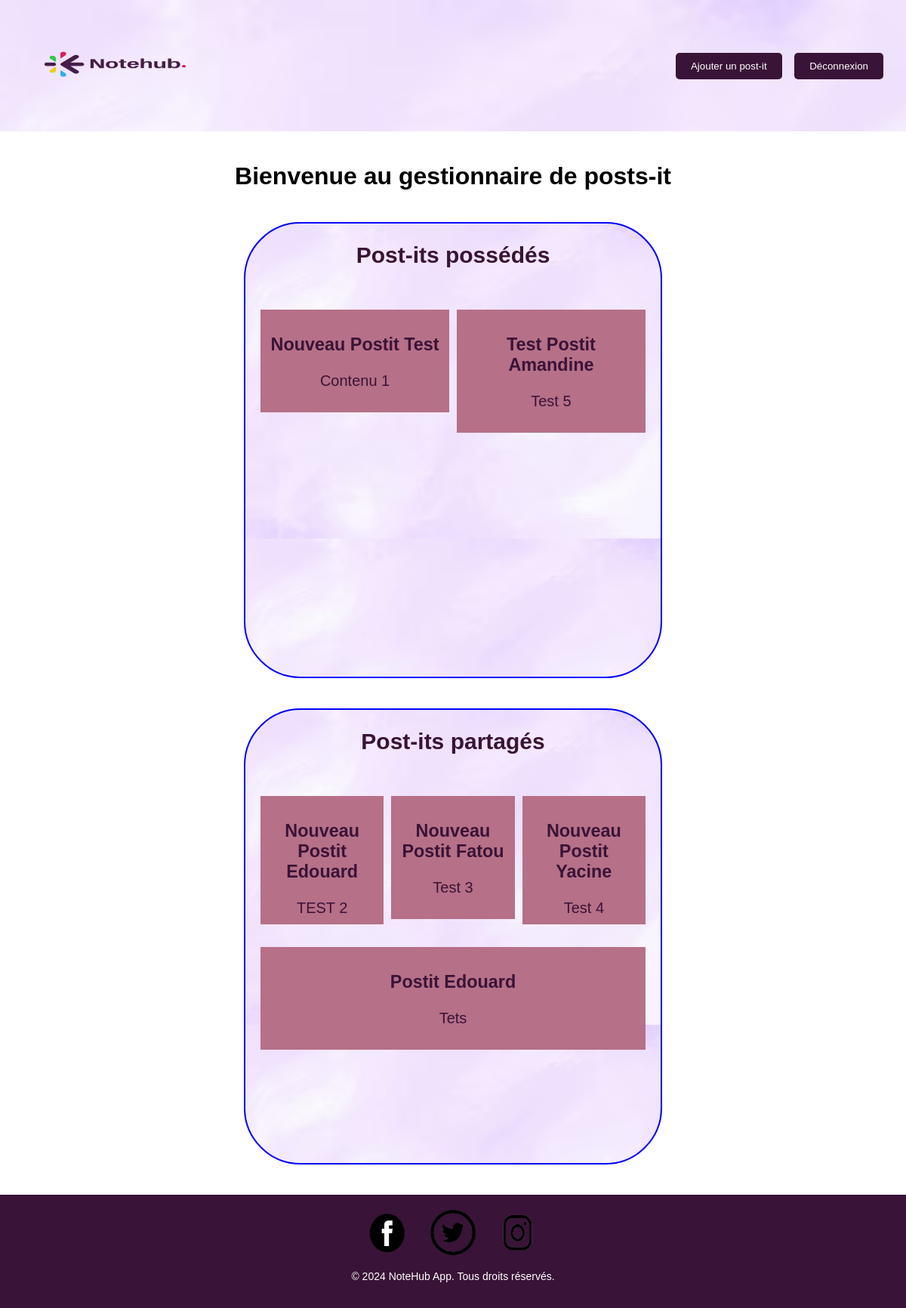
/vue/AccueilVue.php (signed in), run on the app's committed database.
### tables this page shows
CREATE TABLE POSTIT (
    IDPOSTIT INTEGER PRIMARY KEY AUTOINCREMENT,
    DATEDECREATION TEXT NOT NULL,
    TITRE TEXT NOT NULL,
    PSEUDO TEXT NOT NULL,
    LIBELLE TEXT NOT NULL,
    IDUSER INTEGER,
    FOREIGN KEY (IDUSER) REFERENCES USER(IDUSER)
);

### modele/PostitModel.php (called while the page is built, shortened)
<?php
class PostitModel {
    private $db;
    public function __construct() {
        $this->db = new PDO('sqlite:C:/laragon/www/ProjetTER/src/bdd/scrip.sqlite');
    }
    public function getUserPostits($userId) {
        $sql = "SELECT p.* FROM POSTIT p
                WHERE p.IDUSER = :userId";
        $stmt = $this->db->prepare($sql);
        $stmt->bindParam(':userId', $userId, PDO::PARAM_INT);
        $stmt->execute();
        return $stmt->fetchAll(PDO::FETCH_ASSOC);
    }
    public function getSharedPostits($userId) {
        $sql = "SELECT p.* FROM POSTIT p
                INNER JOIN Partage pa ON p.IDPOSTIT = pa.IDPOSTIT
                WHERE pa.IDUSER = :userId";
        $stmt = $this->db->prepare($sql);
        $stmt->bindParam(':userId', $userId);
        $stmt->execute();
        return $stmt->fetchAll(PDO::FETCH_ASSOC);
    }
}
?>

### vue/AccueilVue.php (the view, shortened to what this page needs)
<?php
require_once __DIR__ . '/../modele/PostitModel.php';
$postitModel = new PostitModel();
$allUserPostits = isset($_SESSION['userId']) ? $postitModel->getUserPostits($_SESSION['userId']) : [];
$sharedPostits = isset($_SESSION['userId']) ? $postitModel->getSharedPostits($_SESSION['userId']) : [];
?>
<!DOCTYPE html>
<html lang="en">
<head>
    <link rel="stylesheet" href="styles/accueil.css">
</head>
<body>
    <header>
        <div class="header-container">
            <div class="logo">
                <img src="images/logosite.png" alt="logo">
            </div>
            <nav>
                <button id="ajouterPostItBtn">Ajouter un post-it</button>
                <button id="logoutBtn">Déconnexion</button>
            </nav>
        </div>
    </header>
    <div class="container">
        <h1>Bienvenue au gestionnaire de posts-it</h1>
        <div class="post-it-wrapper">
            <h2>Post-its possédés</h2>
            <div class="post-it-container" id="post-it-container-owned">
            <div class="post-it-container" id="post-it-container-owned">
    <?php foreach ($allUserPostits as $postit): ?>
        <div class="post-it">
            <h3><?php echo htmlspecialchars($postit['TITRE'], ENT_QUOTES, 'UTF-8'); ?></h3>
            <p><?php echo nl2br(htmlspecialchars($postit['LIBELLE'], ENT_QUOTES, 'UTF-8')); ?></p>
        </div>
    <?php endforeach; ?>
</div>
            </div>
        </div>
        <div class="post-it-wrapper">
            <h2>Post-its partagés</h2>
            <div class="post-it-container" id="post-it-container-shared">
            <div class="post-it-container" id="post-it-container-shared">
    <?php foreach ($sharedPostits as $postit): ?>
        <div class="post-it">
            <h3><?php echo htmlspecialchars($postit['TITRE'], ENT_QUOTES, 'UTF-8'); ?></h3>
            <p><?php echo nl2br(htmlspecialchars($postit['LIBELLE'], ENT_QUOTES, 'UTF-8')); ?></p>
        </div>
    <?php endforeach; ?>
</div>
            </div>
        </div>
    </div>
    <footer>
        <div class="social-icons">
            <a href="#"><img src="images/facebook.png" alt="Facebook"></a>
            <a href="#"><img src="images/twitter.png" alt="Twitter"></a>
            <a href="#"><img src="images/instagram.png" alt="Instagram"></a>
        </div>
        <p>&copy; 2024 NoteHub App. Tous droits réservés.</p>
    </footer>
</body>
</html>

### vue/styles/accueil.css (style rules this page uses)
body { font-family: Arial, sans-serif; margin: 0; padding: 0; }
.header-container { display: flex; justify-content: space-between; align-items: center; padding: 10px 30px; background-size: cover; background-image: url('fondd.png'); }
.logo img { width: 250px; height: 150px; }
nav button { background-color: #3a1338; color: #fff; border: none; padding: 10px 20px; margin-left: 12px; cursor: pointer; }
.container { text-align: center; padding: 20px; }
.post-it-wrapper { display: inline-block; margin: 20px; vertical-align: top; color: #3a1338; font-size: 20px; background-image: url('fondd.png'); height: 600px; width: 550px; border: 2px solid blue; border-radius: 75px; }
.post-it-container { display: flex; flex-wrap: wrap; justify-content: center; }
.post-it { background-color: #b67087; width: 200px; padding: 10px; margin: 10px; }
body { font-family: Arial, sans-serif; text-align: center; }
button { padding: 10px 20px; background-color: #f5e1ef; color: #0000ff; border: none; border-radius: 5px; cursor: pointer; transition: background-color 0.3s ease; }
footer { background-color: #3a1338; color: #fff; padding: 20px; text-align: center; }
.social-icons { margin-bottom: 20px; }
.social-icons a { margin: 0 10px; }
.social-icons img { width: 60px; height: 60px; vertical-align: middle; }
footer p { font-size: 14px; }
.post-it-container { display: flex; flex-wrap: wrap; gap: 10px; padding: 10px; align-items: flex-start; justify-content: space-around; max-height: 500px; overflow-y: auto; }
.post-it { width: 100%; margin: 10px 0; height: auto; max-height: 150px; overflow: hidden; }
@media (min-width: 1200px) { .post-it { flex: 1 1 calc(25% - 20px); } }

### data on the page
postit: TITRE "Nouveau Postit Test", LIBELLE "Contenu 1"
postit: TITRE "Test Postit Amandine", LIBELLE "Test 5"
postit: TITRE "Nouveau Postit Edouard", LIBELLE "TEST 2"
postit: TITRE "Nouveau Postit Fatou", LIBELLE "Test 3"
postit: TITRE "Nouveau Postit Yacine", LIBELLE "Test 4"
postit: TITRE "Postit Edouard", LIBELLE "Tets"
